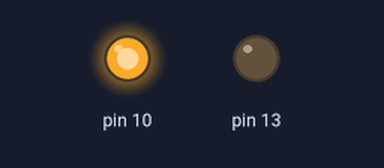
A sketch run on a simulated Arduino Uno, built with avr-gcc and run on an emulated ATmega328P. Parts: output pins drawn as LEDs (lit = HIGH).

Above: at 0.1 s.
Timing chart, 0 to 1.6 s (numbered marks = the images above):
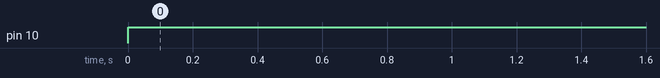

The sketch:

waterpump.ino
```cpp
const long PUMP_DURATION = 600000;
const long PUMP_INTERVAL = 86400000;
/**
const int PUMP_MINUTES = 10;
const int DELAY_HOURS = 24;
 */
void setup() {
  pinMode(10, OUTPUT);
  pinMode(13, OUTPUT);
}

void loop() {
  startPump();
  delay(PUMP_DURATION);
  stopPump();
  delay(PUMP_INTERVAL);
}

void stopPump(){
  digitalWrite(10, LOW);
  digitalWrite(13, HIGH);
}

void startPump() {
  digitalWrite(10, HIGH);
  digitalWrite(13, LOW);
}
```

Measured:
- by itself, pin 10: LOW → HIGH at 0.00 s
